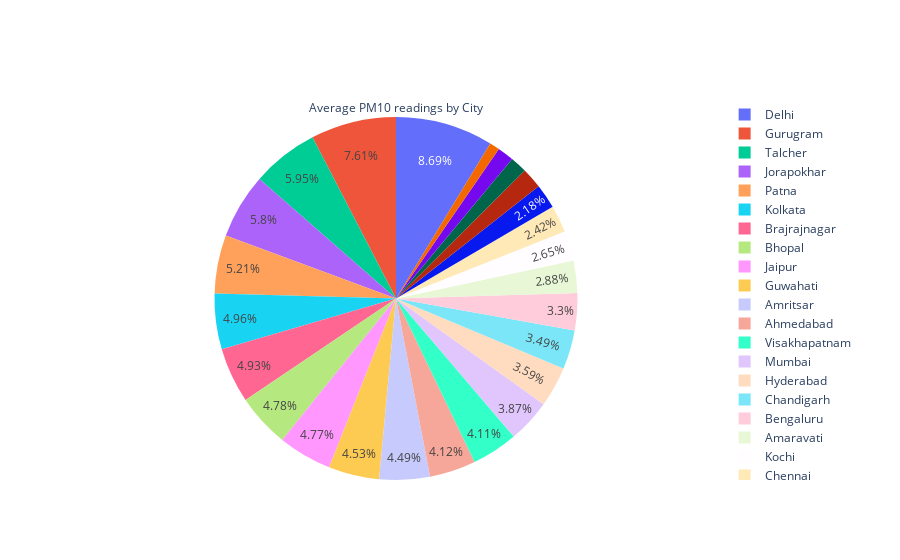

Write notebook code for a chart like this one.
### Code cell
# avg readings for PM10 across all cities (pie chart)
trace2=go.Pie(labels=avg_readings['City'], values=avg_readings['PM10'].round(2),
             title='Average PM10 readings by City')
fig=go.Figure(trace2)
fig.update_traces(textposition='inside')
fig=fig.update_layout(uniformtext_minsize=12, uniformtext_mode='hide')
fig.show()
pio.write_image(fig, 'avg_pm10_by_city.png')

### Figure 1 — Plotly figure (JSON) as saved in the notebook; plotly's stock layout.template omitted (floating-point values rounded to 4 significant figures)
{"data": [{"labels": ["Ahmedabad", "Aizawl", "Amaravati", "Amritsar", "Bengaluru", "Bhopal", "Brajrajnagar", "Chandigarh", "Chennai", "Coimbatore", "Delhi", "Ernakulam", "Gurugram", "Guwahati", "Hyderabad", "Jaipur", "Jorapokhar", "Kochi", "Kolkata", "Lucknow", "Mumbai", "Patna", "Shillong", "Talcher", "Thiruvananthapuram", "Visakhapatnam"], "textposition": "inside", "title": {"text": "Average PM10 readings by City"}, "type": "pie", "values": [104.3, 22.58, 72.85, 113.8, 83.57, 120.9, 124.7, 88.37, 61.23, 37.92, 220.1, 46.73, 192.7, 114.6, 90.86, 120.7, 146.8, 66.98, 125.7, null, 98.09, 131.9, 37.06, 150.6, 55.22, 104]}], "layout": {"uniformtext": {"minsize": 12, "mode": "hide"}}}
